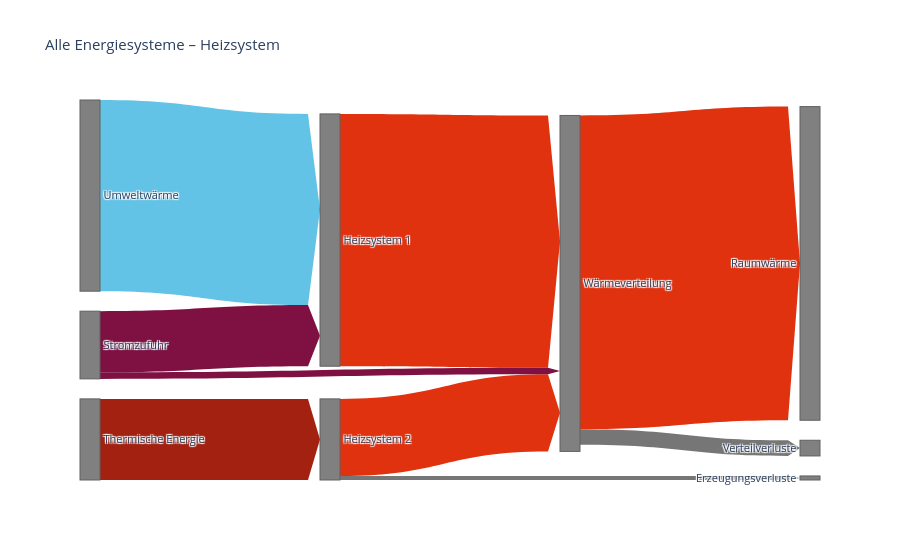

Notebook code cell kept with this figure:
### Code cell
from pexl.reporting.sankeys import HEATING_SYSTEM

render(scenario, HEATING_SYSTEM).show()

### Figure 1 — Plotly figure (JSON) as saved in the notebook; plotly's stock layout.template omitted (floating-point values rounded to 4 significant figures)
{"data": [{"link": {"arrowlen": 12, "color": ["#7e1141", "#63C3E6", "#E1320F", "#a22110", "#E1320F", "#767676", "#E1320F", "#767676", "#7e1141"], "customdata": [["Eh_1el", "kWh Strom/m²NGFa", "SUMME(sim[Eh_1el])*0,001"], ["Qenv_h_1el", "kWh Umweltwärme Entnahme/m²NGFa", "SUMME(sim[Qenv_h_1el])*0,001"], ["Qheb_1el", "kWh Wärme/m²NGFa", "SUMME(sim[Qhed_1el]) * 0,001"], ["EUIh_2th", "kWh EE/m²NGFa", "SUMME(sim[EUIh_2th])/1000"], ["Qheb_2th", "kWh Wärme/m²NGFa", "SUMME(sim[Qhed_2th]) * 0,001"], ["Qloss_h_th2_generation", "kWh Wärmeverluste/m²NGFa", "EUIh_2th-Qheb_2th"], ["QH", "kWh/m²NGFa", "QH_u * NFAfrac_u + QH_c * NFAfrac_c"], ["Qh_distr_losses", "kWh Wärmeverluste/m²NGFa", "SUMME(sim[Qh_distr_losses])*0,001"], ["EUIh_el_aux", "kWh/m²NGFa", "SUMME(sim[Eh_aux])/1000"]], "hovertemplate": "%{label}<br>%{value:.2f} %{customdata[1]}<br>Excel Name: %{customdata[0]}<br>Excel Formula: %{customdata[2]}<extra></extra>", "label": ["Strom → Heizsystem 1 (elektrisch)", "Umweltwärme → Heizsystem 1 (elektrisch)", "Heizsystem 1 (elektrisch) → Wärmeverteilung", "HEB Heizsystem 2 (thermisch)", "Heizsystem 2 (thermisch) → Wärmeverteilung", "Heizsystem 2 (thermisch) → Umwandlungsverluste", "Heizwärmebedarf", "Wärmeverteilung → Verteilverluste", "Heizen Hilfsstrom"], "source": [0, 1, 2, 3, 4, 4, 5, 5, 0], "target": [2, 2, 5, 4, 5, 6, 7, 8, 5], "value": [6.31, 19.74, 26.05, 8.377, 7.958, 0.4188, 32.39, 1.62, 0.6802]}, "node": {"color": "#808080", "label": ["Stromzufuhr", "Umweltwärme", "Heizsystem 1", "Thermische Energie", "Heizsystem 2", "Wärmeverteilung", "Erzeugungsverluste", "Raumwärme", "Verteilverluste"], "line": {"color": "#606060", "width": 1}}, "type": "sankey"}], "layout": {"font": {"size": 11}, "title": {"text": "Alle Energiesysteme – Heizsystem"}}}
